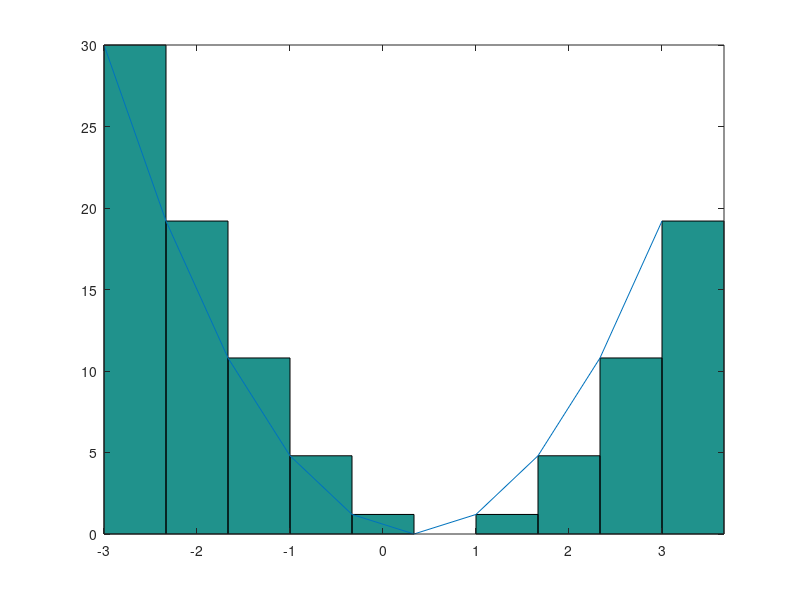

This chart was generated by the following MATLAB code:
% Octave Script
% Title			:Sumas de Riemann ej5.
% Description		:Script para desarrrollar el ejericio5 de la actividad Sumas de Riemann.
% Author		:Orlando Espinoza Valentin (Orlando-Esp) espinozaorlando978@gmail.com
% Date			:20210511
% sion		        :1
% Usage			:octave> /path/Sumas de Riemann,Ej5_Sumas de Riemann_OrlandoEspinoza_3202
% Notes			:Requiere aplicacion octave-online usar en consola preferentemente. 
%program execution page :https://octave-online.net

%limpia las variables.
clc, clear
areatotal=0;
a = -3;
b = 3;
n = 10;
base = (b-a)/n;
%definicion de la funcion.
x = a:base:(b-base);
altura=((x.^2)/3)*10;
area = base*altura;
areatotal += area;
%imprime los resultados.
printf('\n area por rectangulo : %d \n', double(areatotal));
x2 = linspace(-3,3,10);
y2 = ((x.^2)/3)*10;
%numero de rectangulos e inicio y fin de los intervalos.
xa = linspace(-3,3,10);
yab = ((x.^2)/3)*10;
g = bar(xa,yab,'histc');
hold on
%Graficar la funcion
plot(x2,y2);
%realiza la grafica respecto a los datos.
axis tight
